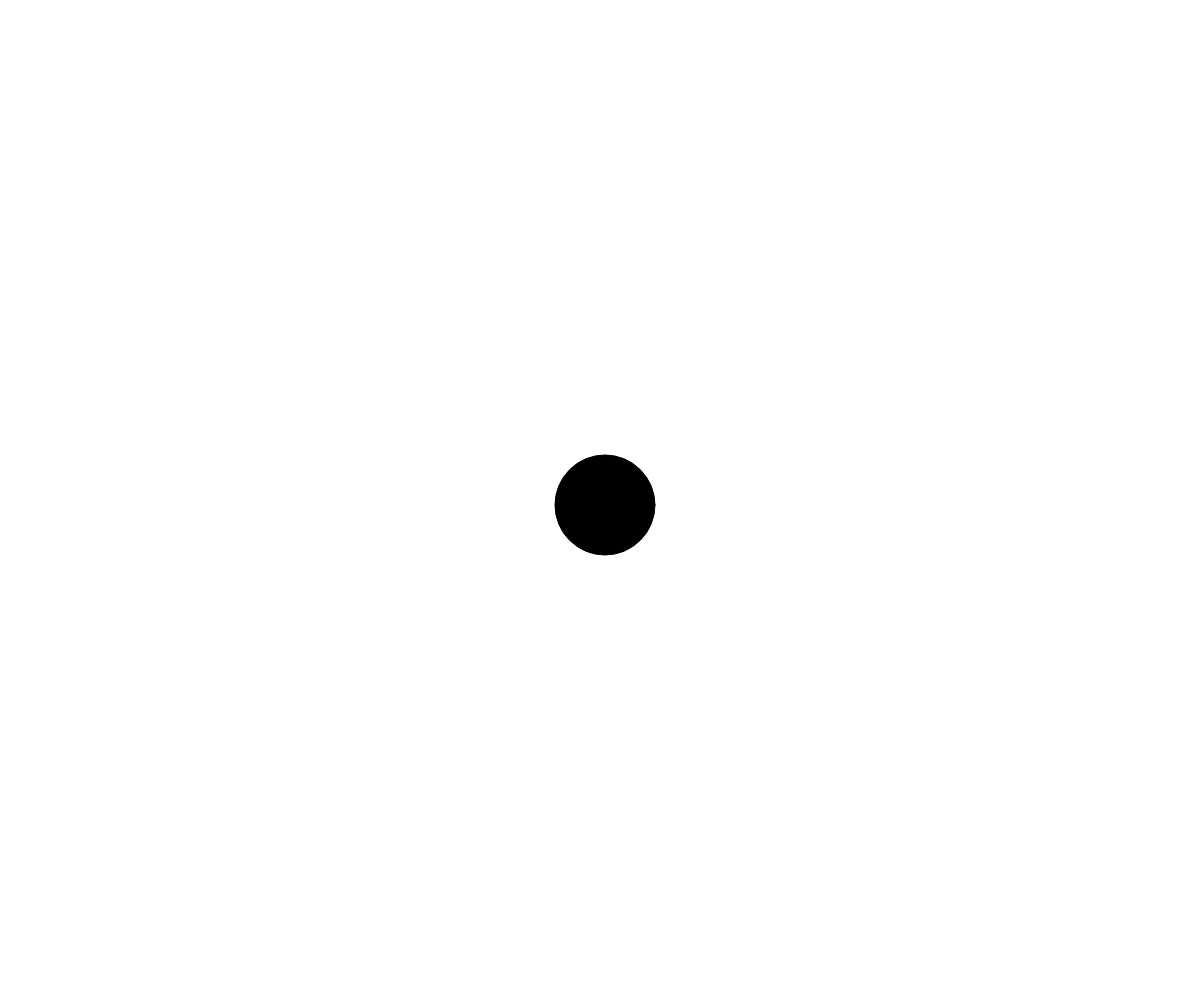
Frame 1 (no input)
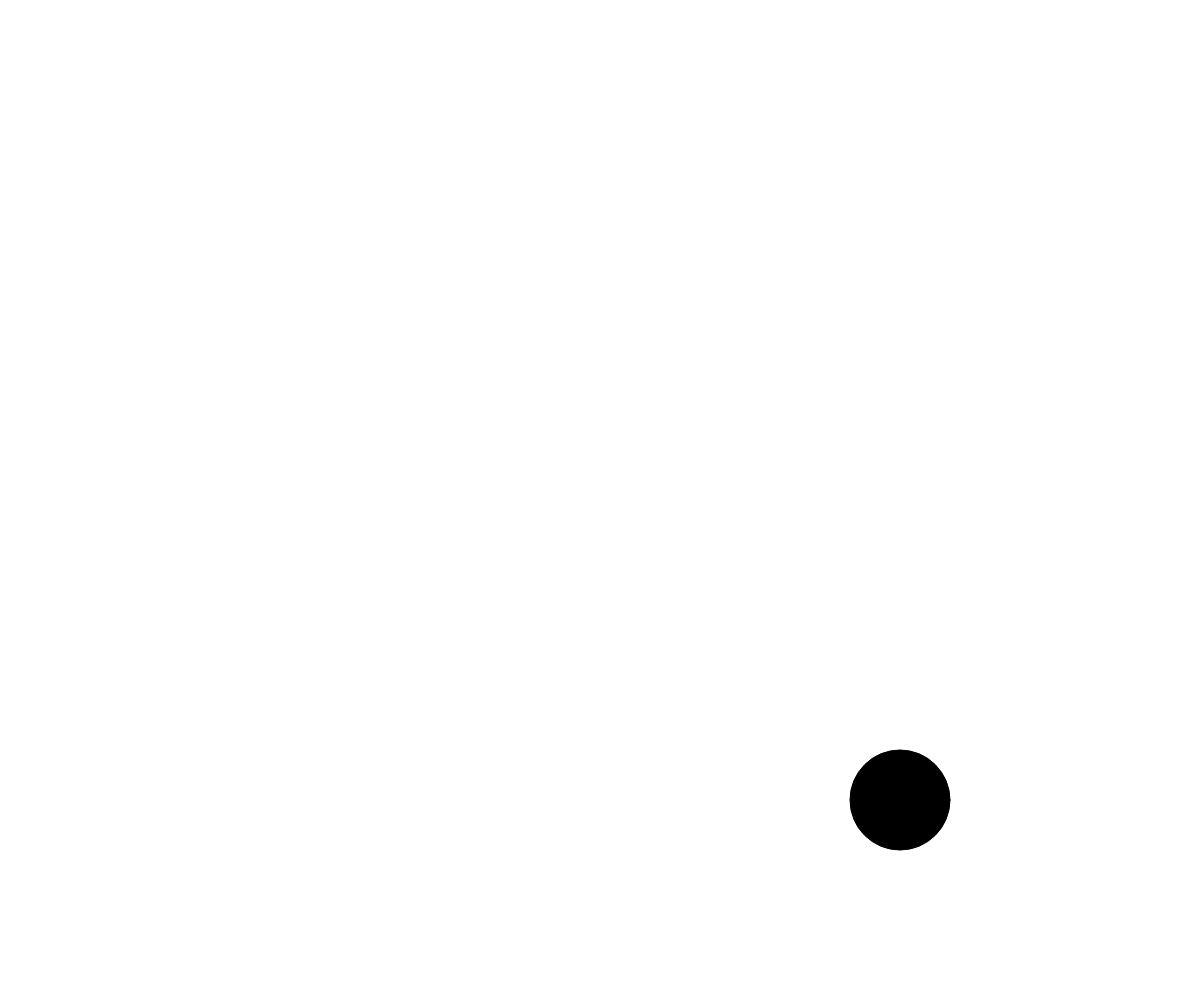
Frame 60 (no input)
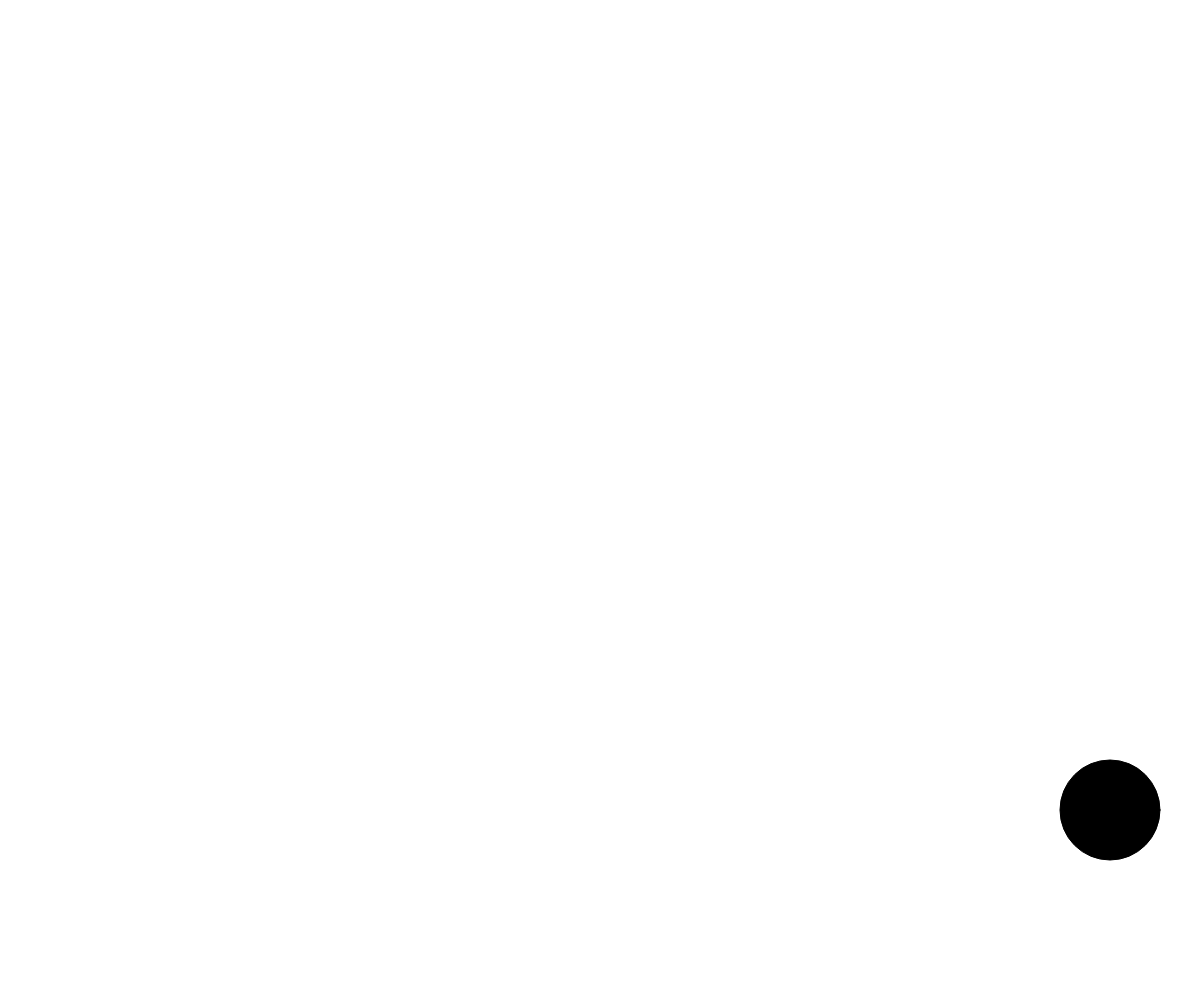
Frame 120 (the mouse pressed at the canvas centre since frame 60)

The p5.js sketch that drew these frames (run headless with seeded random() and noise() and a simulated clock; from frame 60 on, the mouse is pressed at the canvas centre):

// p5.js sketch
// ── sketch.js
// Project Title
// Your Name
// Date
//
// Extra for Experts:
// Kanye West shoots out random objects from his mouth at drake... 
//except theres a random object that moves in the center of the screen that can block them...
let x;
let y;
let r;
let dx = 5;
let dy = 5;

function setup() {
  createCanvas(windowWidth, windowHeight);
  x = width/2;
  y = height/2;
  r = 100;

} 
function draw() {
  background(255);

  x += dx;
  y += dy

  if (x > width - r/2 || x < 0 + r/2) {
    dx *= -1
  }

  if (y > height - r/2 || y < 0 + r/2) {
    dy  /=  -1

  }

  fill(0);
  circle(x, y, r);
}





  
